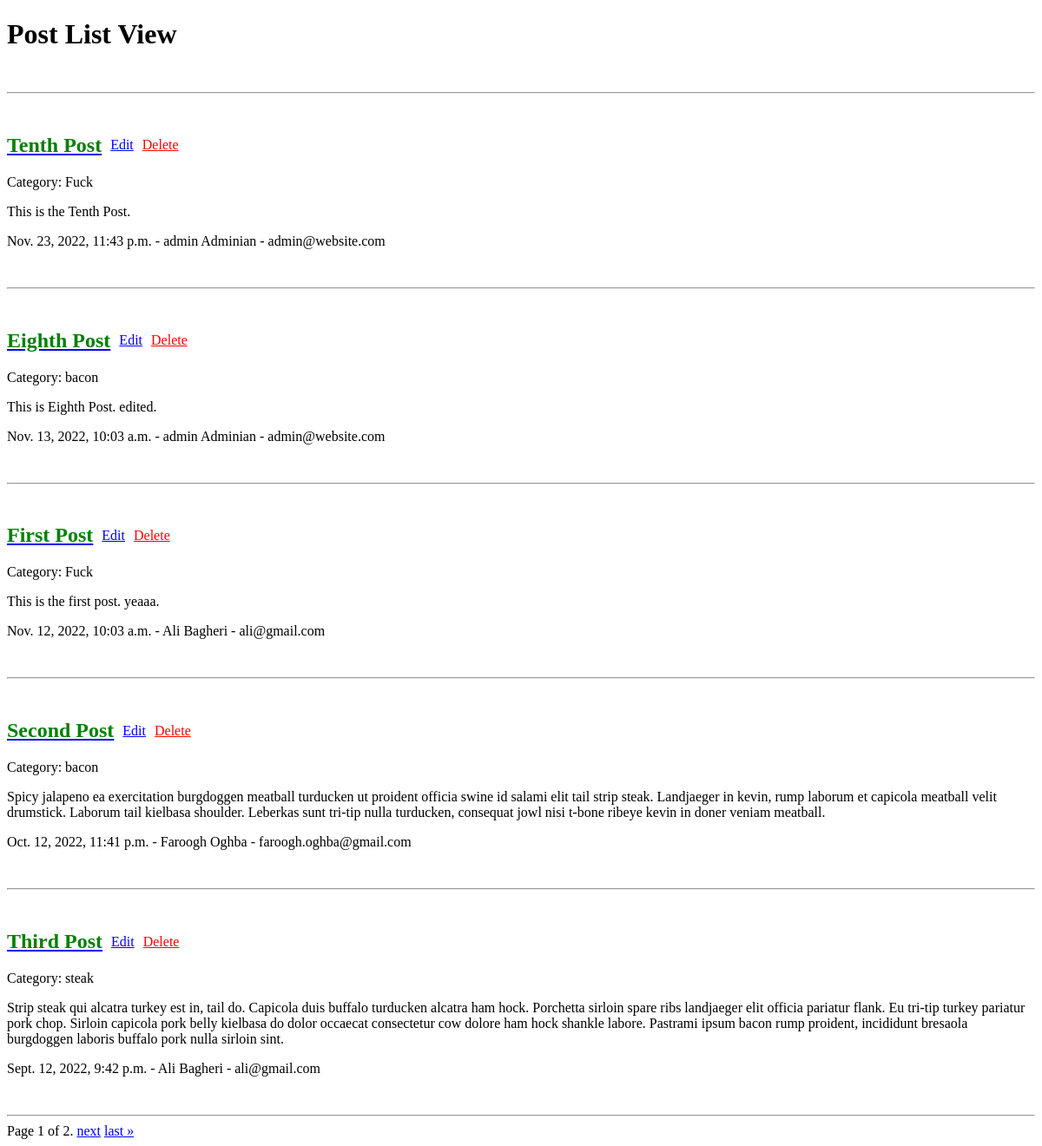
The page /blog/post/ on the database as committed earlier.
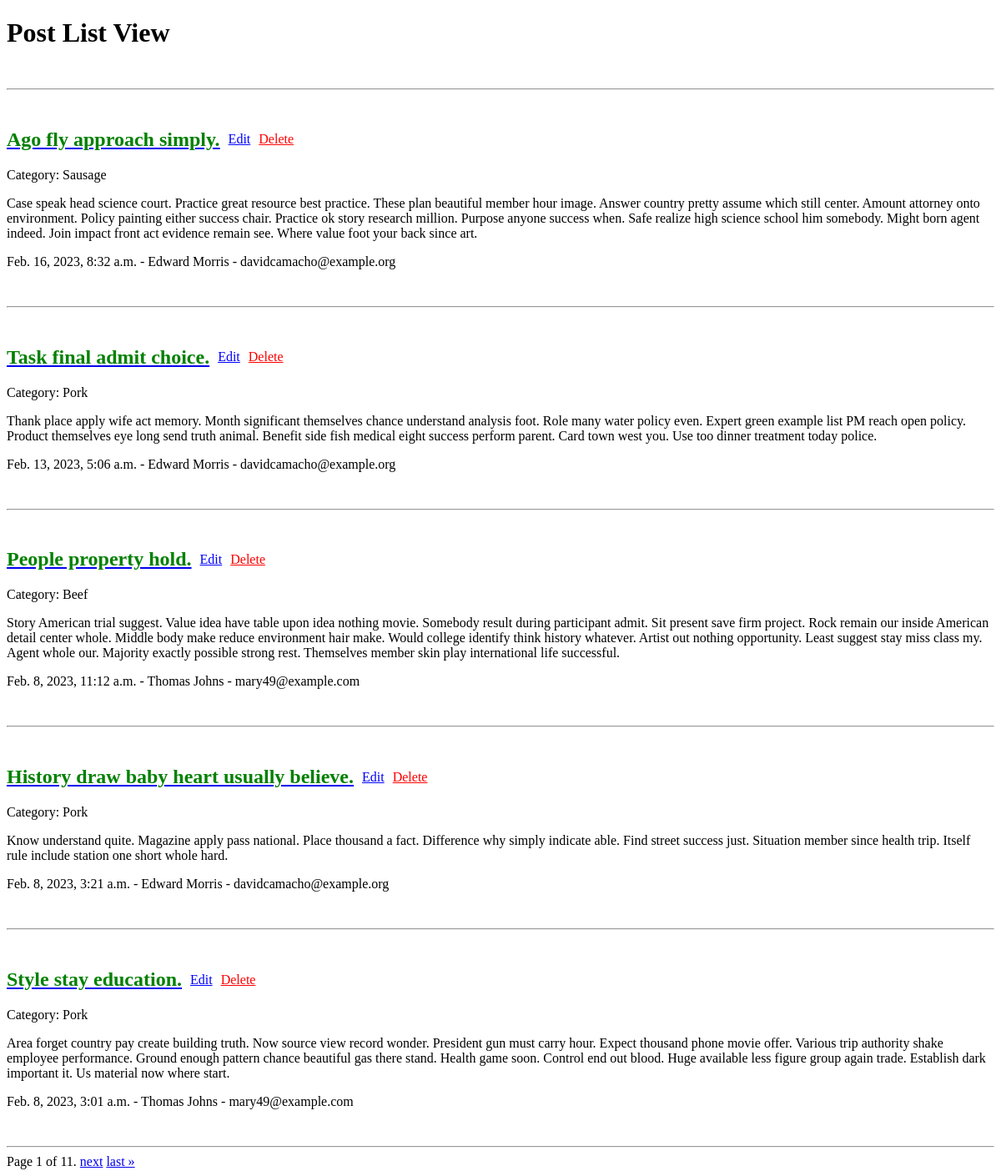
The same page on the database as committed later.
### blog/models.py (models this page shows, shortened)
class Post(models.Model):
    title = models.CharField(max_length=255)
    author = models.ForeignKey('accounts.Profile', on_delete=models.CASCADE)
    image = models.ImageField(null=True, blank=True)
    content = models.TextField()
    category = models.ForeignKey(
        'Category', on_delete=models.SET_NULL, null=True
    )
    status = models.BooleanField(default=False)
    published_date = models.DateTimeField()
    created_date = models.DateTimeField(auto_now_add=True)
    updated_date = models.DateTimeField(auto_now=True)

class Category(models.Model):
    name = models.CharField(max_length=255)
    def __str__(self):
        return self.name

### accounts/models/profiles.py (models this page shows)
class Profile(models.Model):
    user = models.ForeignKey(User, on_delete=models.CASCADE)
    first_name = models.CharField(max_length=255)
    last_name = models.CharField(max_length=255)
    image = models.ImageField(null=True, blank=True)
    description = models.TextField()
    created_date = models.DateTimeField(auto_now_add=True)
    update_date = models.DateTimeField(auto_now=True)
    def __str__(self):
        return self.user.email

### accounts/models/users.py (models this page shows, shortened)
class User(AbstractBaseUser, PermissionsMixin):
    email = models.EmailField(max_length=255, unique=True)
    is_staff = models.BooleanField(default=False)
    is_superuser = models.BooleanField(default=False)
    is_active = models.BooleanField(default=True)
    is_verified = models.BooleanField(default=False)
    created_date = models.DateTimeField(auto_now_add=True)
    updated_date = models.DateTimeField(auto_now=True)
    USERNAME_FIELD = 'email'
    objects = UserManager()

### blog/views.py (the view)
class PostListView(ListView):
    model = Post
    context_object_name = 'posts'
    ordering = '-published_date'
    paginate_by = 5

### blog/templates/blog/post_list.html (shortened to what this page needs)
<!DOCTYPE html>
<html lang="en">
<head>
</head>
<body>
    <h1>Post List View</h1>
    <br>
    <hr>
    {% for post in posts %}
        <br>
        <span style="align-items: center; display:flex;">
            <a href="{% url 'blog:post-detail' post_id=post.id %}">
                <h2 style="color: green;">{{ post.title }}</h2>
            </a>
            <a href="{% url 'blog:post-edit' post_id=post.id %}" style="color: blue; margin-left:10px;">Edit</a>
            <a href="{% url 'blog:post-delete' post_id=post.id %}" style="color: red; margin-left:10px;">Delete</a>
        </span>
        <div>
            Category: {{ post.category }}
            <p>
                {{ post.content }}
            </p>
            {{ post.published_date }} -
            {{ post.author.first_name }} {{ post.author.last_name }} -
            {{ post.author }}
            <br>
        </div>
        <br>
        <br>
        <hr>
    {% endfor %}
    <div class="pagination">
        <span class="step-links">
            <span class="current">
                Page {{ page_obj.number }} of {{ page_obj.paginator.num_pages }}.
            </span>
            {% if page_obj.has_next %}
                <a href="?page={{ page_obj.next_page_number }}">next</a>
                <a href="?page={{ page_obj.paginator.num_pages }}">last &raquo;</a>
            {% endif %}
        </span>
    </div>
</body>
</html>

Rows that differ between the two databases and show on the page:
no longer on this page (row unchanged): Post: title "Tenth Post", category "Fuck", content "This is the Tenth Post.", published_date "Nov. 23, 2022, 11:43 p.m.", author.first_name "admin", author.last_name "Adminian", author "admin@website.com"
no longer on this page (row unchanged): Post: title "Eighth Post", category "bacon", content "This is Eighth Post. edited.", published_date "Nov. 13, 2022, 10:03 a.m.", author.first_name "admin", author.last_name "Adminian", author "admin@website.com"
no longer on this page (row unchanged): Post: title "First Post", category "Fuck", content "This is the first post. yeaaa.", published_date "Nov. 12, 2022, 10:03 a.m.", author.first_name "Ali", author.last_name "Bagheri", author "ali@gmail.com"
no longer on this page (row unchanged): Post: title "Second Post", category "bacon", content "Spicy jalapeno ea exercitation burgdoggen meatball turducken ut proident officia swine id salami elit tail strip steak. Landjaeger in kevin, rump laborum et capicola meatball velit drumstick. Laborum tail kielbasa shoulder. Leberkas sunt tri-tip nulla turducken, consequat jowl nisi t-bone ribeye kevin in doner veniam meatball.", published_date "Oct. 12, 2022, 11:41 p.m.", author.first_name "Faroogh", author.last_name "Oghba", author "faroogh.oghba@gmail.com"
no longer on this page (row unchanged): Post: title "Third Post", category "steak", content "Strip steak qui alcatra turkey est in, tail do. Capicola duis buffalo turducken alcatra ham hock. Porchetta sirloin spare ribs landjaeger elit officia pariatur flank. Eu tri-tip turkey pariatur pork chop. Sirloin capicola pork belly kielbasa do dolor occaecat consectetur cow dolore ham hock shankle labore. Pastrami ipsum bacon rump proident, incididunt bresaola burgdoggen laboris buffalo pork nulla sirloin sint.", published_date "Sept. 12, 2022, 9:42 p.m.", author.first_name "Ali", author.last_name "Bagheri", author "ali@gmail.com"
added Post: title "Ago fly approach simply.", category "Sausage", content "Case speak head science court. Practice great resource best practice. These plan beautiful member hour image. Answer country pretty assume which still center. Amount attorney onto environment. Policy painting either success chair. Practice ok story research million. Purpose anyone success when. Safe realize high science school him somebody. Might born agent indeed. Join impact front act evidence remain see. Where value foot your back since art.", published_date "Feb. 16, 2023, 8:32 a.m.", author.first_name "Edward", author.last_name "Morris", author "davidcamacho@example.org"
added Post: title "Task final admit choice.", category "Pork", content "Thank place apply wife act memory. Month significant themselves chance understand analysis foot. Role many water policy even. Expert green example list PM reach open policy. Product themselves eye long send truth animal. Benefit side fish medical eight success perform parent. Card town west you. Use too dinner treatment today police.", published_date "Feb. 13, 2023, 5:06 a.m.", author.first_name "Edward", author.last_name "Morris", author "davidcamacho@example.org"
added Post: title "People property hold.", category "Beef", content "Story American trial suggest. Value idea have table upon idea nothing movie. Somebody result during participant admit. Sit present save firm project. Rock remain our inside American detail center whole. Middle body make reduce environment hair make. Would college identify think history whatever. Artist out nothing opportunity. Least suggest stay miss class my. Agent whole our. Majority exactly possible strong rest. Themselves member skin play international life successful.", published_date "Feb. 8, 2023, 11:12 a.m.", author.first_name "Thomas", author.last_name "Johns", author "mary49@example.com"
added Post: title "History draw baby heart usually believe.", category "Pork", content "Know understand quite. Magazine apply pass national. Place thousand a fact. Difference why simply indicate able. Find street success just. Situation member since health trip. Itself rule include station one short whole hard.", published_date "Feb. 8, 2023, 3:21 a.m.", author.first_name "Edward", author.last_name "Morris", author "davidcamacho@example.org"
added Post: title "Style stay education.", category "Pork", content "Area forget country pay create building truth. Now source view record wonder. President gun must carry hour. Expect thousand phone movie offer. Various trip authority shake employee performance. Ground enough pattern chance beautiful gas there stand. Health game soon. Control end out blood. Huge available less figure group again trade. Establish dark important it. Us material now where start.", published_date "Feb. 8, 2023, 3:01 a.m.", author.first_name "Thomas", author.last_name "Johns", author "mary49@example.com"
Other text that changed with them:
{{ page_obj.paginator.num_pages }}: "2" → "11"
